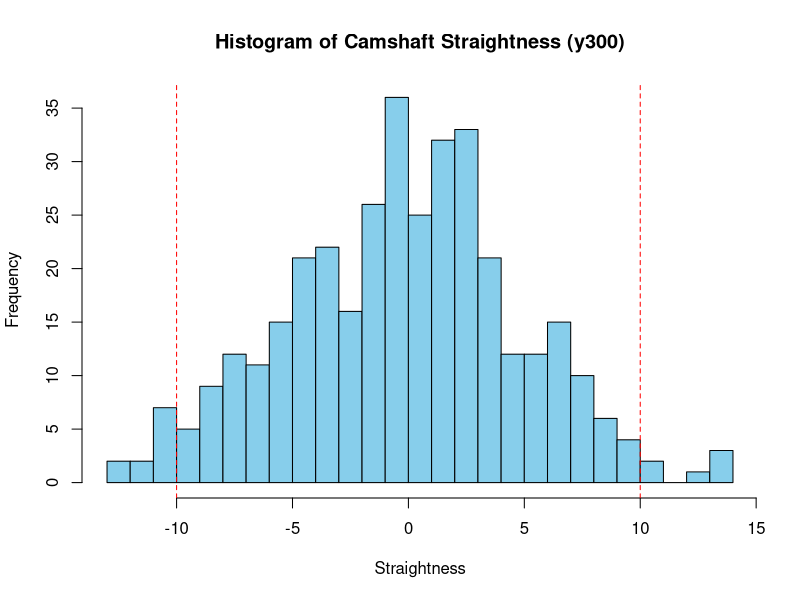
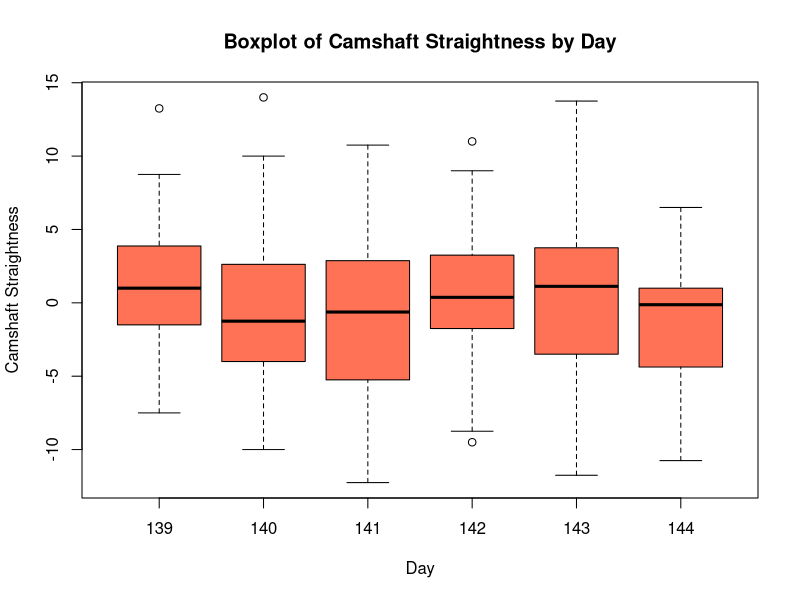
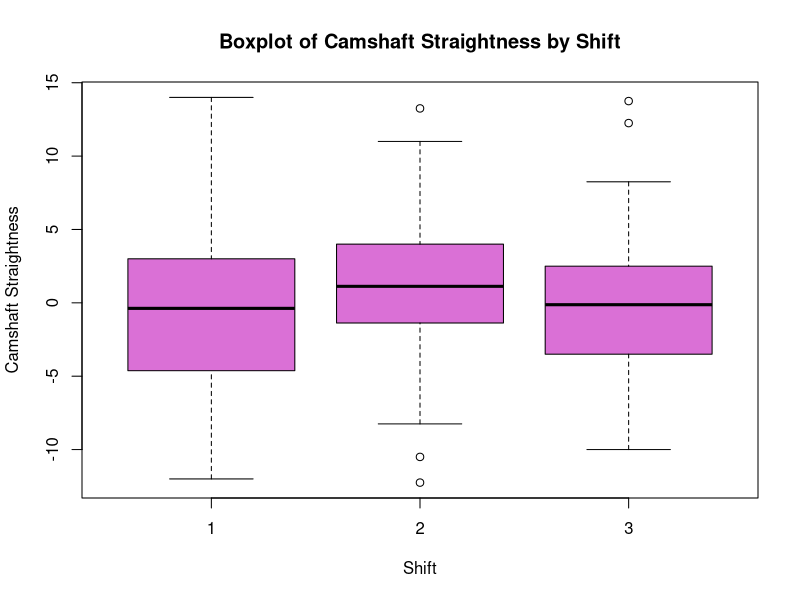

Source code (R) for these figures, in order:
# Cleaning up the Workspace
rm(list = ls())
dev.off()
cat("\014")


# Baseline Data
baseline <- read.csv("baseline_sample.csv", header=T)

hist(baseline$y300, breaks=30, main = "Histogram of Camshaft Straightness (y300)",
     xlab = "Straightness", col = "skyblue")
abline(v = c(-10, 10), lty = "dashed", col = "red")

boxplot(baseline$y300~baseline$daycount, main = "Boxplot of Camshaft Straightness by Day",
        xlab = "Day", ylab = "Camshaft Straightness", col = "coral1")

boxplot(baseline$y300~baseline$shift, main = "Boxplot of Camshaft Straightness by Shift",
        xlab = "Shift", ylab = "Camshaft Straightness", col="orchid")
